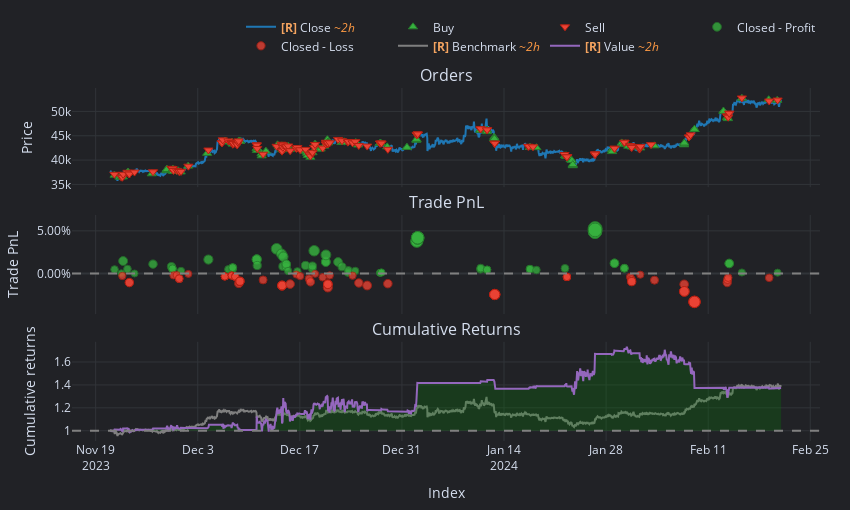

Notebook code for this chart:
### Code cell
# Choose a symbol to analyze
symbol = 'BTCUSDT'

symbol_data = data['Close'].get(symbol=symbol)
symbol_orders = orders[orders['symbol'] == symbol]

# Identify duplicates in the index
symbol_orders.index[symbol_orders.index.duplicated()]
# Throw an error if there are duplicates
if symbol_orders.index.duplicated().any():
    raise ValueError('Duplicate timestamps found in the orders dataframe')

# Change Floor and Ceiling based on your preference to zoom in or out. This is just rounding the date to the nearest hour/day/etc.
min_date = symbol_orders.index.min().floor('D') 
max_date = symbol_orders.index.max().ceil('D')
print(f"Minimum date: {min_date}")
print(f"Maximum date: {max_date}")

unlevered_pf = vbt.Portfolio.from_orders(
    close   = symbol_data.loc[min_date:max_date], # Note, here we are using the minutely data for ETH
    size    = symbol_orders['trade_quantity'],  
    price   = symbol_orders['price'],
    size_type = 'amount',
    # fixed_fees = trades['fees'],
    init_cash = 'auto', #40000,
    # leverage=10,
    leverage_mode=vbt.pf_enums.LeverageMode.Eager,    
    freq = '15T',
)
print(f'Unlevered Portfolio Sim Sharpe Ratio: {unlevered_pf.sharpe_ratio}')
init_cash = unlevered_pf.init_cash 
leverage = 10
pf = vbt.Portfolio.from_orders(
    close   = symbol_data.loc[min_date:max_date], # Note, here we are using the minutely data for ETH
    size    = symbol_orders['trade_quantity'],  
    price   = symbol_orders['price'],
    size_type = 'amount',
    # fixed_fees = trades['fees'],
    init_cash = init_cash/leverage,
    leverage=leverage,
    leverage_mode=vbt.pf_enums.LeverageMode.Eager,    
    freq = '15T',
)

display(pf.stats())
pf.trades.records_readable
pf.plot().show()

### Figure 1 — Plotly figure (JSON) as saved in the notebook; plotly's stock layout.template omitted (floating-point values rounded to 4 significant figures; data arrays with more than 128 entries replaced by an {"elided": "..."} marker saying what was removed)
{"data": [{"legendgroup": "0", "line": {"color": "#1f77b4"}, "mode": "lines", "name": "<b style=\"color:sandybrown\">[R]</b> Close <i style=\"color:#fc9944\">~2h</i>", "showlegend": true, "type": "scatter", "uid": "edff8b77-400e-4032-a99e-e55d01db2bec", "x": {"elided": "1000 str values"}, "xaxis": "x", "y": {"elided": "1000 float values"}, "yaxis": "y"}, {"customdata": {"elided": "135x5 mixed values"}, "hovertemplate": "<br>Order Id: %{customdata[0]}\n<br>Index: %{customdata[1]}\n<br>Size: %{customdata[2]:,}\n<br>Price: %{customdata[3]:,}\n<br>Fees: %{customdata[4]:,}", "marker": {"color": "#37B13F", "line": {"color": "rgb(38,123,44)", "width": 1}, "size": 8, "symbol": "triangle-up"}, "mode": "markers", "name": "Buy", "type": "scatter", "uid": "613554b1-b27c-4d94-90bd-079309bba1d5", "x": {"elided": "135 str values"}, "xaxis": "x", "y": {"elided": "135 float values"}, "yaxis": "y"}, {"customdata": {"elided": "135x5 mixed values"}, "hovertemplate": "<br>Order Id: %{customdata[0]}\n<br>Index: %{customdata[1]}\n<br>Size: %{customdata[2]:,}\n<br>Price: %{customdata[3]:,}\n<br>Fees: %{customdata[4]:,}", "marker": {"color": "#EA4335", "line": {"color": "rgb(181,31,18)", "width": 1}, "size": 8, "symbol": "triangle-down"}, "mode": "markers", "name": "Sell", "type": "scatter", "uid": "0c0b0e03-9fc2-4905-8c4e-208abae83fff", "x": {"elided": "135 str values"}, "xaxis": "x", "y": {"elided": "135 float values"}, "yaxis": "y"}, {"customdata": {"elided": "68x5 mixed values"}, "hovertemplate": "<br>Exit Trade Id: %{customdata[0]}\n<br>Position Id: %{customdata[1]}\n<br>Exit Index: %{customdata[2]}\n<br>PnL: %{customdata[3]:,}\n<br>Return: %{customdata[4]:,%}", "marker": {"color": "#37B13F", "line": {"color": "rgb(38,123,44)", "width": 1}, "opacity": [0.7633, 0.7506, 0.7916, 0.7649, 0.75, 0.7813, 0.7729, 0.7661, 0.7658, 0.7584, 0.7966, 0.7639, 0.7621, 0.7696, 0.7696, 0.7971, 0.7971, 0.7766, 0.8324, 0.8151, 0.7737, 0.8059, 0.7812, 0.7732, 0.7811, 0.7585, 0.7572, 0.7768, 0.7658, 0.7748, 0.826, 0.7899, 0.7878, 0.8122, 0.7884, 0.7722, 0.752, 0.7609, 0.7586, 0.7521, 0.7522, 0.7532, 0.7533, 0.8584, 0.8574, 0.869, 0.8691, 0.8693, 0.7638, 0.7679, 0.7625, 0.7625, 0.7647, 0.7646, 0.7615, 0.7672, 0.89, 0.89, 0.9, 0.8955, 0.7841, 0.7841, 0.7675, 0.7675, 0.7834, 0.7835, 0.7533, 0.7527], "size": [7.621, 7.028, 8.941, 7.693, 7, 8.458, 8.07, 7.751, 7.739, 7.39, 9.174, 7.648, 7.565, 7.914, 7.914, 9.198, 9.198, 8.242, 10.84, 10.04, 8.107, 9.609, 8.455, 8.08, 8.454, 7.395, 7.338, 8.248, 7.737, 8.159, 10.55, 8.861, 8.765, 9.901, 8.793, 8.035, 7.095, 7.507, 7.4, 7.098, 7.101, 7.149, 7.154, 12.06, 12.01, 12.55, 12.56, 12.57, 7.645, 7.838, 7.582, 7.582, 7.685, 7.682, 7.537, 7.801, 13.53, 13.53, 14, 13.79, 8.591, 8.591, 7.815, 7.815, 8.559, 8.564, 7.154, 7.126], "symbol": "circle"}, "mode": "markers", "name": "Closed - Profit", "type": "scatter", "uid": "2854d255-52d4-4451-af26-58f74758cf23", "x": ["2023-11-21T14:11:19+00:00", "2023-11-22T12:31:41+00:00", "2023-11-22T18:28:43+00:00", "2023-11-23T08:37:42+00:00", "2023-11-24T08:00:00+00:00", "2023-11-26T20:48:20.001000+00:00", "2023-11-29T09:20:07+00:00", "2023-11-29T12:56:04.001000+00:00", "2023-11-29T12:56:04.002000+00:00", "2023-11-30T16:55:46+00:00", "2023-12-04T11:05:40+00:00", "2023-12-07T05:02:29.001000+00:00", "2023-12-07T18:24:17+00:00", "2023-12-07T18:58:45.003000+00:00", "2023-12-07T18:58:45.005000+00:00", "2023-12-11T02:07:25+00:00", "2023-12-11T02:07:25.001000+00:00", "2023-12-11T03:45:31+00:00", "2023-12-13T19:41:26+00:00", "2023-12-14T11:40:06+00:00", "2023-12-14T16:11:19+00:00", "2023-12-14T17:32:39+00:00", "2023-12-15T03:17:12+00:00", "2023-12-15T03:17:12.001000+00:00", "2023-12-15T03:17:12.002000+00:00", "2023-12-15T09:30:52+00:00", "2023-12-16T15:59:11+00:00", "2023-12-17T18:42:54+00:00", "2023-12-18T17:02:16+00:00", "2023-12-18T17:29:42+00:00", "2023-12-18T23:09:20+00:00", "2023-12-20T13:31:40+00:00", "2023-12-20T13:35:03+00:00", "2023-12-20T13:50:37+00:00", "2023-12-22T05:46:45+00:00", "2023-12-22T18:55:42+00:00", "2023-12-23T14:03:30+00:00", "2023-12-23T15:49:54+00:00", "2023-12-24T14:15:22+00:00", "2023-12-28T00:14:11+00:00", "2023-12-28T00:14:11.001000+00:00", "2023-12-28T04:41:40+00:00", "2023-12-28T04:41:40.001000+00:00", "2024-01-02T01:03:38+00:00", "2024-01-02T01:03:41+00:00", "2024-01-02T03:48:46+00:00", "2024-01-02T03:48:46.001000+00:00", "2024-01-02T03:48:46.002000+00:00", "2024-01-10T18:29:34+00:00", "2024-01-10T19:21:14+00:00", "2024-01-11T16:18:14+00:00", "2024-01-11T16:18:14.001000+00:00", "2024-01-17T13:27:46+00:00", "2024-01-17T13:27:46.001000+00:00", "2024-01-18T10:46:14+00:00", "2024-01-22T08:40:59+00:00", "2024-01-26T11:32:26+00:00", "2024-01-26T11:32:26.001000+00:00", "2024-01-26T11:46:00+00:00", "2024-01-26T11:46:00.001000+00:00", "2024-01-29T03:34:33+00:00", "2024-01-29T03:34:33.001000+00:00", "2024-01-30T12:14:50+00:00", "2024-01-30T12:14:50.001000+00:00", "2024-02-13T21:14:42+00:00", "2024-02-13T21:14:42.001000+00:00", "2024-02-15T14:55:19+00:00", "2024-02-20T12:26:44+00:00"], "xaxis": "x2", "y": [0.00478, 0.0003289, 0.01468, 0.00532, 0.0001226, 0.01106, 0.008148, 0.005756, 0.005666, 0.003048, 0.01642, 0.004979, 0.004357, 0.00698, 0.006977, 0.01661, 0.0166, 0.009439, 0.02895, 0.02289, 0.008424, 0.01969, 0.01103, 0.008225, 0.01102, 0.003088, 0.00266, 0.009486, 0.005652, 0.008814, 0.02672, 0.01408, 0.01336, 0.02188, 0.01357, 0.007887, 0.0008364, 0.003924, 0.003123, 0.000861, 0.0008794, 0.001239, 0.001276, 0.03806, 0.0377, 0.04177, 0.04179, 0.04187, 0.004962, 0.006405, 0.004489, 0.004489, 0.005262, 0.005236, 0.004149, 0.006128, 0.04911, 0.04911, 0.05262, 0.05105, 0.01206, 0.01206, 0.006238, 0.006238, 0.01181, 0.01185, 0.001276, 0.001067], "yaxis": "y2"}, {"customdata": {"elided": "67x5 mixed values"}, "hovertemplate": "<br>Exit Trade Id: %{customdata[0]}\n<br>Position Id: %{customdata[1]}\n<br>Exit Index: %{customdata[2]}\n<br>PnL: %{customdata[3]:,}\n<br>Return: %{customdata[4]:,%}", "marker": {"color": "#EA4335", "line": {"color": "rgb(181,31,18)", "width": 1}, "opacity": [0.7575, 0.7797, 0.7797, 0.7556, 0.7547, 0.7667, 0.7667, 0.7508, 0.7592, 0.7591, 0.7591, 0.7562, 0.7562, 0.7562, 0.7598, 0.7598, 0.7598, 0.7824, 0.7755, 0.7754, 0.7754, 0.7754, 0.7709, 0.79, 0.7896, 0.7902, 0.7892, 0.7848, 0.7527, 0.758, 0.767, 0.7776, 0.7506, 0.7621, 0.7959, 0.7853, 0.7853, 0.7853, 0.7558, 0.7565, 0.781, 0.7895, 0.7833, 0.8194, 0.8195, 0.8196, 0.8196, 0.7607, 0.7607, 0.7607, 0.7608, 0.7608, 0.7701, 0.7765, 0.7765, 0.7534, 0.7716, 0.7855, 0.8093, 0.8093, 0.8447, 0.844, 0.8443, 0.7797, 0.7698, 0.7633, 0.7639], "size": [7.351, 8.386, 8.386, 7.263, 7.218, 7.778, 7.778, 7.036, 7.428, 7.423, 7.423, 7.288, 7.288, 7.288, 7.459, 7.459, 7.459, 8.512, 8.191, 8.187, 8.186, 8.186, 7.975, 8.869, 8.847, 8.875, 8.83, 8.623, 7.128, 7.375, 7.793, 8.287, 7.026, 7.566, 9.14, 8.649, 8.649, 8.649, 7.272, 7.305, 8.446, 8.845, 8.556, 10.24, 10.25, 10.25, 10.25, 7.501, 7.501, 7.501, 7.504, 7.503, 7.936, 8.235, 8.235, 7.158, 8.008, 8.659, 9.768, 9.768, 11.42, 11.39, 11.4, 8.388, 7.923, 7.619, 7.648], "symbol": "circle"}, "mode": "markers", "name": "Closed - Loss", "type": "scatter", "uid": "1e640eca-a7e3-4b08-9cad-346861789248", "x": ["2023-11-22T15:54:23+00:00", "2023-11-23T14:55:10+00:00", "2023-11-23T14:55:12+00:00", "2023-11-29T16:04:41+00:00", "2023-11-30T02:53:55+00:00", "2023-11-30T11:06:34+00:00", "2023-11-30T11:06:34.001000+00:00", "2023-12-01T17:15:58+00:00", "2023-12-06T17:07:40+00:00", "2023-12-06T17:07:40.001000+00:00", "2023-12-06T17:07:40.002000+00:00", "2023-12-07T15:59:56.003000+00:00", "2023-12-07T15:59:56.004000+00:00", "2023-12-07T15:59:56.005000+00:00", "2023-12-08T03:26:36.001000+00:00", "2023-12-08T03:26:36.005000+00:00", "2023-12-08T03:26:36.006000+00:00", "2023-12-08T15:05:54+00:00", "2023-12-08T18:50:26.004000+00:00", "2023-12-08T18:50:26.005000+00:00", "2023-12-08T18:50:26.006000+00:00", "2023-12-08T18:50:26.007000+00:00", "2023-12-11T23:10:09+00:00", "2023-12-14T13:30:55+00:00", "2023-12-14T13:30:55.001000+00:00", "2023-12-14T13:30:55.002000+00:00", "2023-12-14T13:30:55.003000+00:00", "2023-12-15T16:05:46+00:00", "2023-12-16T12:37:37+00:00", "2023-12-17T01:01:36+00:00", "2023-12-18T06:30:11+00:00", "2023-12-18T10:58:38+00:00", "2023-12-19T02:15:29+00:00", "2023-12-20T03:15:52+00:00", "2023-12-20T20:08:11+00:00", "2023-12-20T20:11:12+00:00", "2023-12-20T20:11:12.001000+00:00", "2023-12-20T20:11:12.002000+00:00", "2023-12-21T02:26:23+00:00", "2023-12-24T05:37:35+00:00", "2023-12-25T02:08:08+00:00", "2023-12-26T05:36:14+00:00", "2023-12-29T01:42:46+00:00", "2024-01-12T17:30:02+00:00", "2024-01-12T17:30:02.001000+00:00", "2024-01-12T17:30:02.002000+00:00", "2024-01-12T17:30:02.003000+00:00", "2024-01-22T15:03:54+00:00", "2024-01-22T15:03:54.001000+00:00", "2024-01-22T15:03:54.002000+00:00", "2024-01-22T15:03:54.011000+00:00", "2024-01-31T07:20:41+00:00", "2024-01-31T11:17:31+00:00", "2024-01-31T12:13:37+00:00", "2024-01-31T12:13:37.001000+00:00", "2024-02-01T16:33:19+00:00", "2024-02-03T15:13:15+00:00", "2024-02-07T16:54:02+00:00", "2024-02-07T17:28:31+00:00", "2024-02-07T17:28:31.001000+00:00", "2024-02-09T02:55:30+00:00", "2024-02-09T02:55:30.001000+00:00", "2024-02-09T02:55:30.002000+00:00", "2024-02-13T14:34:38+00:00", "2024-02-13T15:29:15+00:00", "2024-02-13T17:53:16+00:00", "2024-02-19T08:48:21+00:00"], "xaxis": "x2", "y": [-0.002753, -0.01052, -0.01052, -0.002092, -0.001757, -0.005956, -0.005956, -0.0003947, -0.003334, -0.003298, -0.003298, -0.00228, -0.00228, -0.00228, -0.003562, -0.003562, -0.003562, -0.01147, -0.009057, -0.009023, -0.009018, -0.009018, -0.007438, -0.01414, -0.01397, -0.01418, -0.01384, -0.01229, -0.001081, -0.002935, -0.006069, -0.009771, -0.0003192, -0.004371, -0.01617, -0.01249, -0.01249, -0.01249, -0.002159, -0.002407, -0.01097, -0.01396, -0.01179, -0.02442, -0.02446, -0.02447, -0.02447, -0.003881, -0.003881, -0.003881, -0.003901, -0.003897, -0.00714, -0.009386, -0.009386, -0.001309, -0.007685, -0.01256, -0.02088, -0.02088, -0.03326, -0.03301, -0.03311, -0.01053, -0.007048, -0.004763, -0.004982], "yaxis": "y2"}, {"legendgroup": "1", "line": {"color": "#7f7f7f"}, "mode": "lines", "name": "<b style=\"color:sandybrown\">[R]</b> Benchmark <i style=\"color:#fc9944\">~2h</i>", "showlegend": true, "type": "scatter", "uid": "873a12e8-f970-402b-b033-8a0fbab13855", "x": {"elided": "1000 str values"}, "xaxis": "x3", "y": {"elided": "1000 float values"}, "yaxis": "y3"}, {"hoverinfo": "skip", "line": {"color": "rgba(0, 0, 0, 0)", "width": 0}, "mode": "lines", "name": "<b style=\"color:sandybrown\">[R]</b> trace 6 <i style=\"color:#fc9944\">~2h</i>", "opacity": 0, "showlegend": false, "type": "scatter", "uid": "8706ab8c-5663-4092-ad19-1c922dd1e3e5", "x": {"elided": "1000 str values"}, "xaxis": "x3", "y": {"elided": "1000 int values"}, "yaxis": "y3"}, {"connectgaps": false, "fill": "tonexty", "fillcolor": "rgba(0, 128, 0, 0.25)", "hoverinfo": "skip", "line": {"color": "rgba(0, 0, 0, 0)", "width": 0}, "mode": "lines", "name": "<b style=\"color:sandybrown\">[R]</b> trace 7 <i style=\"color:#fc9944\">~2h</i>", "opacity": 0, "showlegend": false, "type": "scatter", "uid": "8f0d1eda-a312-4215-8c2b-659ffdcc13f3", "x": {"elided": "1000 str values"}, "xaxis": "x3", "y": {"elided": "1000 float values"}, "yaxis": "y3"}, {"hoverinfo": "skip", "line": {"color": "rgba(0, 0, 0, 0)", "width": 0}, "mode": "lines", "name": "<b style=\"color:sandybrown\">[R]</b> trace 8 <i style=\"color:#fc9944\">~2h</i>", "opacity": 0, "showlegend": false, "type": "scatter", "uid": "f1836fd9-1ca8-44d4-b73f-7ed0d4f9df67", "x": {"elided": "1000 str values"}, "xaxis": "x3", "y": {"elided": "1000 int values"}, "yaxis": "y3"}, {"connectgaps": false, "fill": "tonexty", "fillcolor": "rgba(255, 0, 0, 0.25)", "hoverinfo": "skip", "line": {"color": "rgba(0, 0, 0, 0)", "width": 0}, "mode": "lines", "name": "<b style=\"color:sandybrown\">[R]</b> trace 9 <i style=\"color:#fc9944\">~2h</i>", "opacity": 0, "showlegend": false, "type": "scatter", "uid": "bdf6b023-7319-4e03-963d-385a7685a49d", "x": {"elided": "1000 str values"}, "xaxis": "x3", "y": {"elided": "1000 float values"}, "yaxis": "y3"}, {"legendgroup": "2", "line": {"color": "#9467bd"}, "mode": "lines", "name": "<b style=\"color:sandybrown\">[R]</b> Value <i style=\"color:#fc9944\">~2h</i>", "showlegend": true, "type": "scatter", "uid": "121c942f-c48b-4472-b12c-42706353671a", "x": {"elided": "1000 str values"}, "xaxis": "x3", "y": {"elided": "1000 float values"}, "yaxis": "y3"}, {"hoverinfo": "skip", "line": {"color": "rgba(0, 0, 0, 0)", "width": 0}, "mode": "lines", "name": "<b style=\"color:sandybrown\">[R]</b> trace 11 <i style=\"color:#fc9944\">~2h</i>", "opacity": 0, "showlegend": false, "type": "scatter", "uid": "1474000e-4f2a-4e07-8b8a-191838a97d77", "x": {"elided": "1000 str values"}, "xaxis": "x3", "y": {"elided": "1000 int values"}, "yaxis": "y3"}], "layout": {"annotations": [{"font": {"size": 16}, "showarrow": false, "text": "Orders", "x": 0.5, "xanchor": "center", "xref": "paper", "y": 1, "yanchor": "bottom", "yref": "paper"}, {"font": {"size": 16}, "showarrow": false, "text": "Trade PnL", "x": 0.5, "xanchor": "center", "xref": "paper", "y": 0.6405, "yanchor": "bottom", "yref": "paper"}, {"font": {"size": 16}, "showarrow": false, "text": "Cumulative Returns", "x": 0.5, "xanchor": "center", "xref": "paper", "y": 0.281, "yanchor": "bottom", "yref": "paper"}], "height": 510, "legend": {"orientation": "h", "traceorder": "normal", "x": 1, "xanchor": "right", "y": 1.078, "yanchor": "bottom"}, "margin": {"b": 30, "l": 30, "r": 30, "t": 30}, "shapes": [{"line": {"color": "gray", "dash": "dash"}, "type": "line", "x0": 0, "x1": 1, "xref": "paper", "y0": 0, "y1": 0, "yref": "y2"}, {"line": {"color": "gray", "dash": "dash"}, "type": "line", "x0": 0, "x1": 1, "xref": "paper", "y0": 1, "y1": 1, "yref": "y3"}], "showlegend": true, "width": 850, "xaxis": {"anchor": "y", "domain": [0, 1], "matches": "x3", "showticklabels": false}, "xaxis2": {"anchor": "y2", "domain": [0, 1], "matches": "x3", "showticklabels": false}, "xaxis3": {"anchor": "y3", "domain": [0, 1], "title": {"text": "Index"}}, "yaxis": {"anchor": "x", "domain": [0.719, 1], "title": {"text": "Price"}}, "yaxis2": {"anchor": "x2", "domain": [0.3595, 0.6405], "tickformat": ".2%", "title": {"text": "Trade PnL"}}, "yaxis3": {"anchor": "x3", "domain": [0, 0.281], "title": {"text": "Cumulative returns"}}}}
